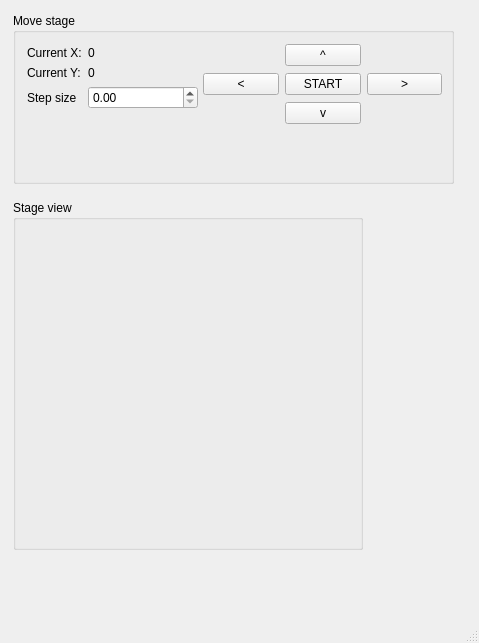
<?xml version="1.0" encoding="UTF-8"?>
<ui version="4.0">
 <class>MainWindow</class>
 <widget class="QMainWindow" name="MainWindow">
  <property name="geometry">
   <rect>
    <x>0</x>
    <y>0</y>
    <width>479</width>
    <height>643</height>
   </rect>
  </property>
  <property name="windowTitle">
   <string>MainWindow</string>
  </property>
  <widget class="QWidget" name="centralwidget">
   <widget class="QGroupBox" name="groupBox">
    <property name="geometry">
     <rect>
      <x>13</x>
      <y>13</y>
      <width>441</width>
      <height>171</height>
     </rect>
    </property>
    <property name="title">
     <string>Move stage</string>
    </property>
    <widget class="QWidget" name="formLayoutWidget">
     <property name="geometry">
      <rect>
       <x>14</x>
       <y>33</y>
       <width>171</width>
       <height>83</height>
      </rect>
     </property>
     <layout class="QFormLayout" name="formLayout">
      <item row="0" column="0">
       <widget class="QLabel" name="label_2">
        <property name="text">
         <string>Current X:</string>
        </property>
       </widget>
      </item>
      <item row="0" column="1">
       <widget class="QLabel" name="x_label">
        <property name="text">
         <string>0</string>
        </property>
       </widget>
      </item>
      <item row="1" column="0">
       <widget class="QLabel" name="label_3">
        <property name="text">
         <string>Current Y:</string>
        </property>
       </widget>
      </item>
      <item row="1" column="1">
       <widget class="QLabel" name="y_label">
        <property name="text">
         <string>0</string>
        </property>
       </widget>
      </item>
      <item row="2" column="0">
       <widget class="QLabel" name="label">
        <property name="text">
         <string>Step size</string>
        </property>
       </widget>
      </item>
      <item row="2" column="1">
       <widget class="QDoubleSpinBox" name="step_size_spinBox"/>
      </item>
     </layout>
    </widget>
    <widget class="QWidget" name="gridLayoutWidget">
     <property name="geometry">
      <rect>
       <x>190</x>
       <y>30</y>
       <width>239</width>
       <height>83</height>
      </rect>
     </property>
     <layout class="QGridLayout" name="gridLayout_2">
      <item row="2" column="1">
       <widget class="QPushButton" name="down_pushButton">
        <property name="font">
         <font>
          <weight>50</weight>
          <bold>false</bold>
         </font>
        </property>
        <property name="text">
         <string>v</string>
        </property>
       </widget>
      </item>
      <item row="1" column="2">
       <widget class="QPushButton" name="right_pushButton">
        <property name="font">
         <font>
          <weight>50</weight>
          <bold>false</bold>
         </font>
        </property>
        <property name="text">
         <string>&gt;</string>
        </property>
       </widget>
      </item>
      <item row="1" column="1">
       <widget class="QPushButton" name="start_pushButton">
        <property name="text">
         <string>START</string>
        </property>
       </widget>
      </item>
      <item row="0" column="1">
       <widget class="QPushButton" name="up_pushButton">
        <property name="font">
         <font>
          <weight>50</weight>
          <bold>false</bold>
         </font>
        </property>
        <property name="text">
         <string>^</string>
        </property>
       </widget>
      </item>
      <item row="1" column="0">
       <widget class="QPushButton" name="left_pushButton">
        <property name="font">
         <font>
          <weight>50</weight>
          <bold>false</bold>
         </font>
        </property>
        <property name="text">
         <string>&lt;</string>
        </property>
       </widget>
      </item>
     </layout>
    </widget>
   </widget>
   <widget class="QGroupBox" name="stage_groupBox">
    <property name="geometry">
     <rect>
      <x>13</x>
      <y>200</y>
      <width>350</width>
      <height>350</height>
     </rect>
    </property>
    <property name="title">
     <string>Stage view</string>
    </property>
    <layout class="QGridLayout" name="gridLayout"/>
   </widget>
  </widget>
  <widget class="QMenuBar" name="menubar">
   <property name="geometry">
    <rect>
     <x>0</x>
     <y>0</y>
     <width>479</width>
     <height>21</height>
    </rect>
   </property>
  </widget>
  <widget class="QStatusBar" name="statusbar"/>
 </widget>
 <resources/>
 <connections/>
</ui>
